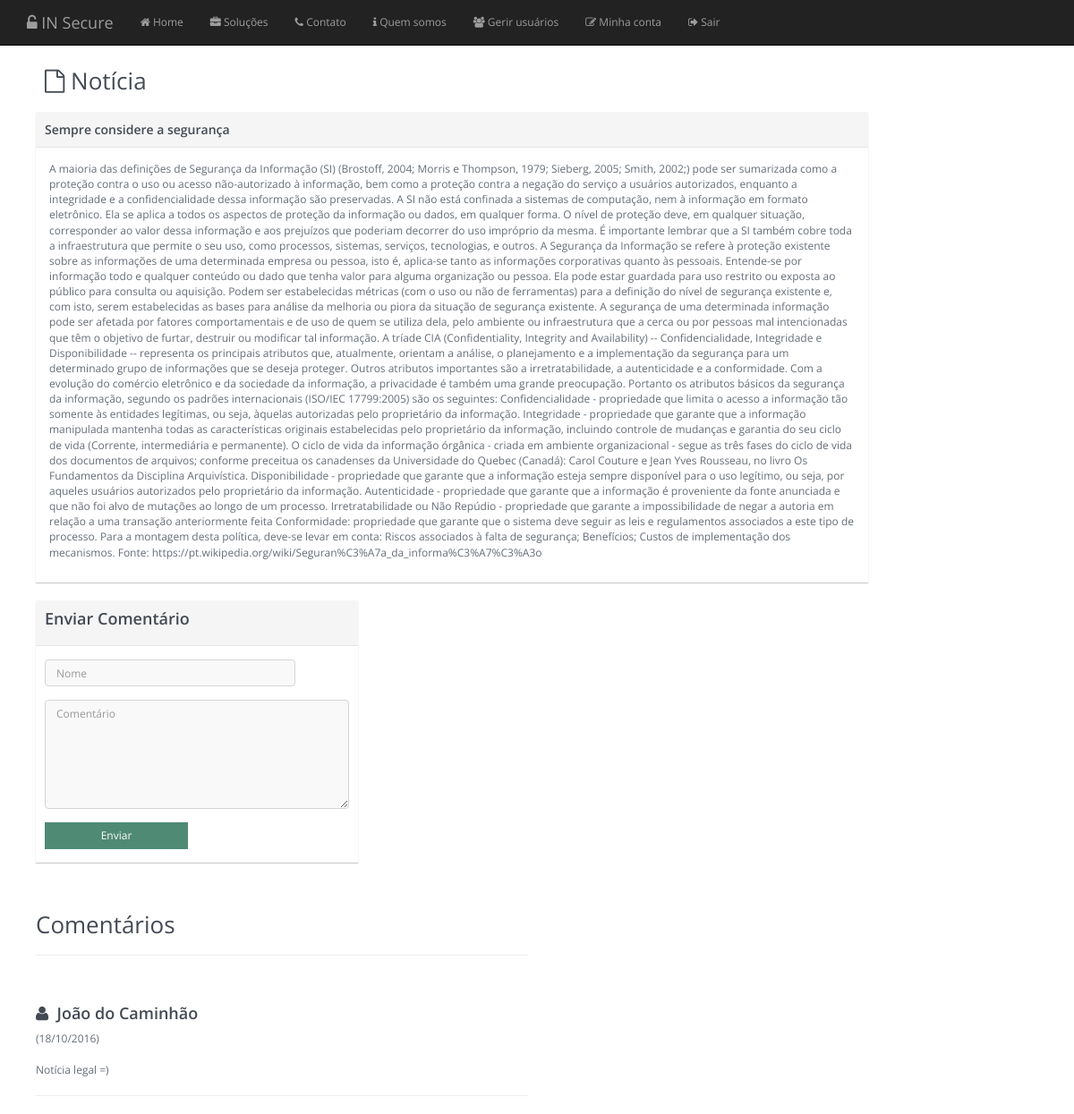
The app's page /app/noticia.php?id=1 (signed in) with its own data.
### tables this page shows
CREATE TABLE `noticia` (
  `id` int(11) NOT NULL,
  `titulo` varchar(255) NOT NULL,
  `texto` mediumtext NOT NULL,
  `autor` varchar(255) NOT NULL
);

CREATE TABLE `comentarios` (
  `id` int(11) NOT NULL,
  `nome` varchar(255) NOT NULL,
  `comentario` mediumtext NOT NULL,
  `data` timestamp NOT NULL DEFAULT CURRENT_TIMESTAMP ON UPDATE CURRENT_TIMESTAMP,
  `id_noticia` int(11) NOT NULL
);

### app/noticia.php (the view, shortened to what this page needs)
<?php
include 'header.php';
require_once 'connection.php';
@$id = $_GET['id'];
if($id != null){
	$query = mysqli_query($link, "select * from noticia where id = $id");
	$noticia = mysqli_fetch_assoc($query);
}
if($noticia != ''){
	$query_comentario = mysqli_query($link, "select nome, comentario, date_format(data, '%d/%m/%Y') as pub from comentarios where id_noticia = $id order by id desc");
	$comentarios = array();
	while($comentario = mysqli_fetch_assoc($query_comentario)){
		$comentarios[] = $comentario;
	}
?>
<div class='container'>
	<div class="row">
		<div class="col-md-10" id="news" >
			<div class="page-title">
				<h2>
					<span class="fa fa-file-o"></span> Notícia
				</h2>
			</div>
			<div class="panel panel-default">
				<div class="panel-heading">
			        <div class="panel-title-box">
			           <h3><?=$noticia['titulo']?></h3>
			        </div>
			    </div>
				<div class="panel-body">
					<p><?=$noticia['texto'];?></p>
				</div>
			</div>
		</div>
	</div>
	<div class="row">
		<div class="col-md-4" id="news" >
			<div class="panel panel-default" >
			    <div class="panel-heading">
			       <h3>
						Enviar Comentário
					</h3>
			    </div>
			    <div class="panel-body ">
					<form action="incluir.php" class="form-horizontal" method="post">
						<div class="form-group">
							<div class="col-md-10">
								<input type="text" class="form-control" name='nome' placeholder="Nome"/>
							</div>
						</div>
						<div class="form-group">
							<div class="col-md-12">
								<textarea class="form-control" name='comentario' placeholder="Comentário" rows='6'></textarea>
							</div>
						</div>
						<div class="form-group">
							<div class="col-xs-6">
								<button class="btn btn-info btn-block">Enviar</button>
							</div>
						</div>
					</form>
			    </div>
			</div>
		</div>
	</div>
	<br><br>
	<div class="row">
		<div class="col-md-6" >
			<h2>Comentários</h2>
			<hr>
			<br><br>
			<?php
				foreach ($comentarios as $c){
					echo "<h3><span class='fa fa-user'></span> &nbsp;".$c['nome']."</h3>(".$c['pub'].")<br><Br>";
					echo "<p>".$c['comentario']."</p><hr>";
				}
			?>
		</div>
	</div>
</div>
<?php
}

### records on screen
noticia: titulo "Sempre considere a segurança", texto "A maioria das definições de Segurança da Informação (SI) (Brostoff, 2004; Morris e Thompson, 1979; Sieberg, 2005; Smith, 2002;) pode ser sumarizada como a proteção contra o uso ou acesso não-autorizado à informação, bem como a proteção contra a negação do serviço a usuários autorizados, enquanto a integridade e a confidencialidade dessa informação são preservadas. A SI não está confinada a sistemas de computação, nem à informação em formato eletrônico. Ela se aplica a todos os aspectos de proteção da informação ou dados, em qualquer forma. O nível de proteção deve, em qualquer situação, corresponder ao valor dessa informação e aos prejuízos que poderiam decorrer do uso impróprio da mesma. É…"
comentarios: nome "João do Caminhão", pub "18/10/2016", comentario "Notícia legal =)"
